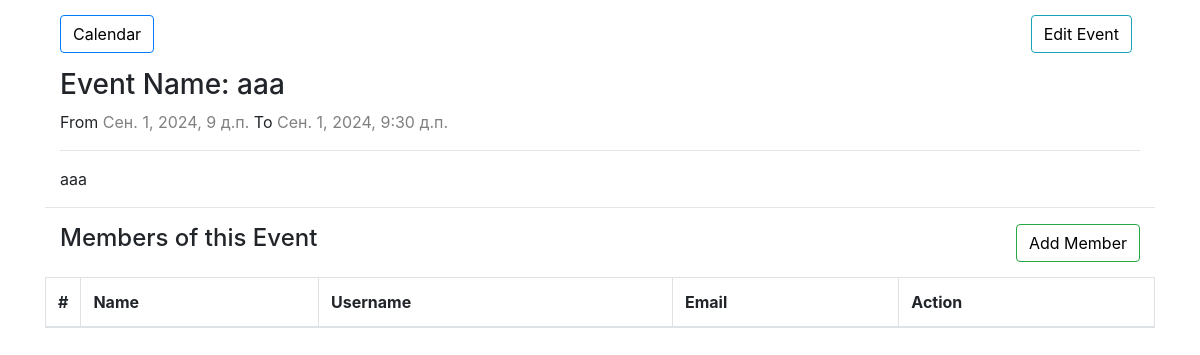
The app's page /event/1/details/ (signed in) with its own data.
### calendarapp/models/event.py (models this page shows, shortened)
class Event(EventAbstract):
    user = models.ForeignKey(User, on_delete=models.CASCADE, related_name="events")
    title = models.CharField(max_length=200)
    description = models.TextField()
    start_time = models.DateTimeField()
    end_time = models.DateTimeField()
    objects = EventManager()

### calendarapp/views/other_views.py (the view)
# urls.py: path("event/<int:event_id>/details/", views.event_details, name="event-detail"),
@login_required(login_url="signup")
def event_details(request, event_id):
    event = Event.objects.get(id=event_id)
    eventmember = EventMember.objects.filter(event=event)
    context = {"event": event, "eventmember": eventmember}
    return render(request, "event-details.html", context)

### templates/event-details.html (shortened to what this page needs)
{% extends 'base.html' %}
{% block content %}
    <div class="container">
        <div class="clearfix">
            <a class="btn btn-primary left" href="{% url 'calendarapp:calendar' %}"> Calendar </a>
            <a class="btn btn-info right mr-2" href="{% url 'calendarapp:event_edit' event.pk %}"> Edit Event </a>
        </div>
        <div class="clearfix">
            <h3>Event Name: {{ event.title }}</h3>
            <p>From <span style="color: gray;">{{ event.start_time }}</span> To <span style="color: gray;">{{ event.end_time }}</span></p>
            <hr>
            <p>{{ event.description }}</p>
        </div>
        <hr>
        <div class="clearfix">
            <h4 class="left" > Members of this Event</h4>
            <a class="btn btn-success right" href="{% url 'calendarapp:add_eventmember' event.id %}"> Add Member </a>
        </div>
        <table class="table table-bordered">
            <thead>
                <tr>
                  <th style="width: 10px">#</th>
                  <th>Name</th>
                  <th>Username</th>
                  <th>Email</th>
                  <th>Action</th>
                </tr>
              </thead>
        </table>
    </div>
{% endblock %}

### static/css/calender.css (style rules this page uses)
a { color: #17a2b8; }
.left { float: left; }
.right { float: right; }
.btn { outline: none; color: black; background-color: transparent; box-shadow: 0 0 0 0; }
.clearfix { margin: 15px; }

### records on screen
Event: title "ааа", start_time "Сен. 1, 2024, 9 д.п.", end_time "Сен. 1, 2024, 9:30 д.п.", description "ааа"
